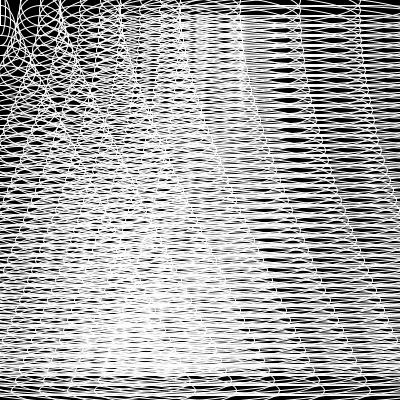
Frame 1 (no input)
Frame 60 (the mouse pressed at the canvas centre just before this capture): identical to frame 1, image omitted
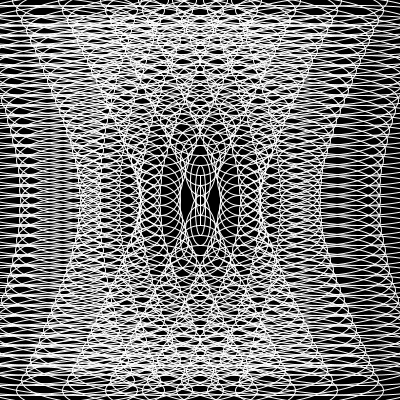
Frame 120 (the mouse held since frame 60 and released just before this capture)

The Processing sketch that drew these frames (run headless with seeded random() and noise(); from frame 60 on, the mouse is pressed at the canvas centre):

// Processing sketch: processing_136788
// ── processing_136788.pde

void setup(){
size(400,400);
}
void draw(){
  background(0);
for(int a = 0; a <width; a = a+40){
  for(int b = 0;  b <height; b = b+10){
stroke(255);
noFill();
float distancia = dist(mouseX,mouseY,a,b);
float tamano =  (50);

  ellipse(a,b,distancia,tamano);
  }
 }
}
